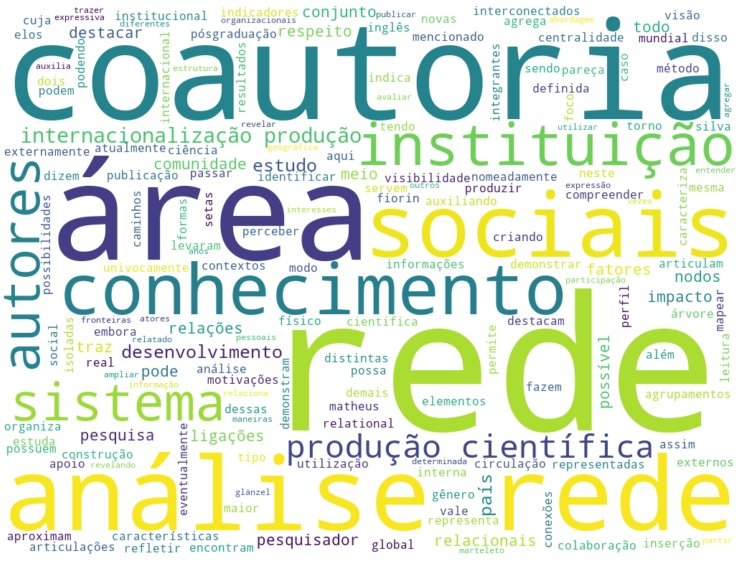

Source code (Python):
# -*- coding: utf-8 -*-
"""
Created on Tue Jul 18 19:01:15 2017

Script que gera nuvem de palavras retirando as stopwords

@author: eduardo
"""
import numpy as np # importa o numpy
import pandas as pd # data processing, CSV file I/O (e.g. pd.read_csv)
import matplotlib.pyplot as plt # biblioteca para gráficos
import nltk # importa o nltk
import string
from nltk.corpus import stopwords # bilbioteca de stopwords dos corpus do nltk
from wordcloud import WordCloud # biblioteca que cria nuvens de palavras

# Abre o arquivo e verifica as Stopwords, caso identifique são retiradas
# com o NLTK e o pacote de lingua portuguesa
with open('your_file.txt', 'r') as f, open('your_new_file_without_stopwords.txt','w') as outnew:
	for line in f.readlines():
	    print(" ".join([word for word in line.lower().translate(str.maketrans('', '', string.punctuation)).split() 
        	if word not in stopwords.words('portuguese')]), file=outnew)

# Abre o novo arquivo gerado e cria um dataframe com o pandas
infile = open('your_new_file_without_stopwords.txt', 'r')
text = infile.readlines()
df = pd.DataFrame({'palavras_texto':text})

# Em caso de textos separado por linhas com (enter) ele apresenta as 5 primeiras
# em caso de paragráfo apresenta só uma parte da primeira linha
print(df.head(5))

# gera uma figura de tamanho 12 por 12 cm, para plotar as palavras
plt.subplots(figsize=(12,12))

# Configura a apresentação, em uma imagem com fundo branco
# com tamanho de 1024x768
wordcloud = WordCloud(
                          background_color='white',
                          width=1024,
                          height=768
                         ).generate(" ".join(df['palavras_texto']))
plt.imshow(wordcloud, interpolation="bilinear")
plt.axis('off')
# apresenta a imagem gerada
plt.show()
# existe uma infinidade de variações #
# fonte/source: https://github.com/amueller/word_cloud #
